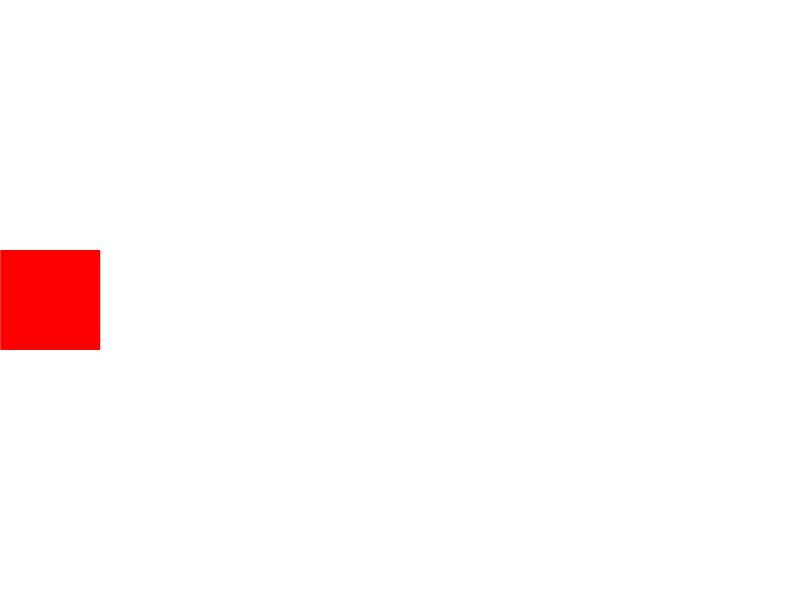
Frame 1 (no input)
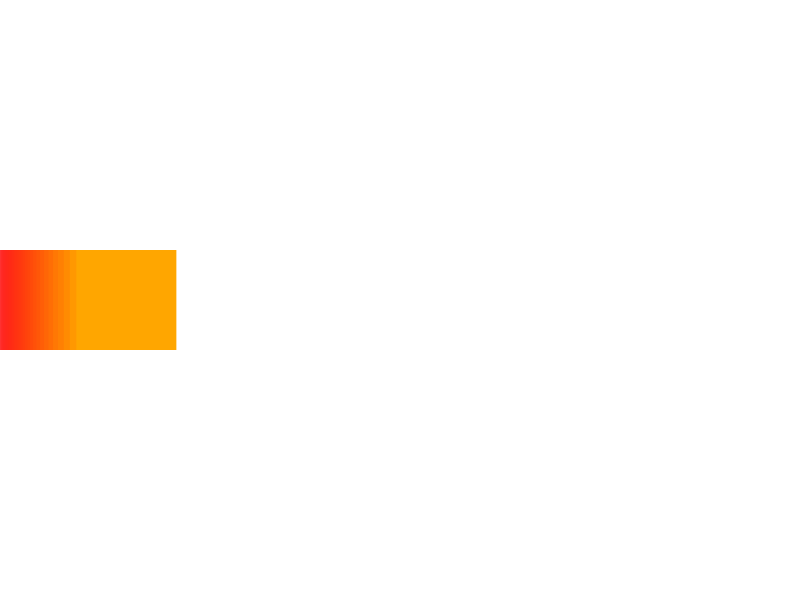
Frame 60 (the mouse pressed at the canvas centre just before this capture)
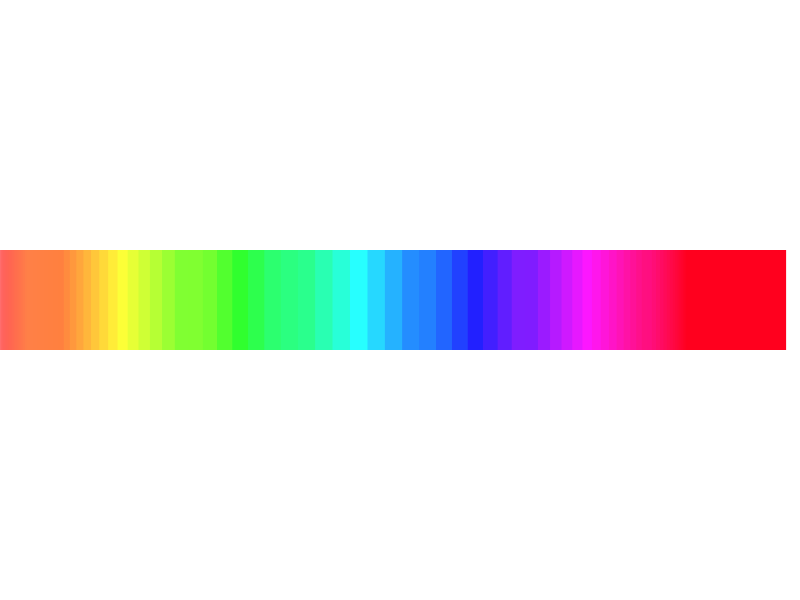
Frame 120 (the mouse held since frame 60 and released just before this capture)

The Processing sketch that drew these frames (run headless with seeded random() and noise(); from frame 60 on, the mouse is pressed at the canvas centre):

// Processing sketch: Lesson04
// ── Lesson04.pde
// Lesson 04 "Color Square"
//   advanced animation techniques (easing, color)

float t;

void setup() {
  t = 0;
  size(800,600);
  colorMode(HSB, 255); // HSB (hue, saturation, brightness) colormode
  noStroke();
  background(255);
}

// sigmoid function
float sig(float x) {
  return 1.0/(1+exp(-x));
}

void draw() {
  fill(255, 1);
  rect(0, 0, 800, 600);
  // use sigmoid function to express easing
  // sig(-x) -> 0, sig(x) -> 1 (x->inf)
  fill(255*sig(t/10-8), 255, 255);
  rect(700*sig(t/10-8), 250, 100, 100);
  t += 1;
}
